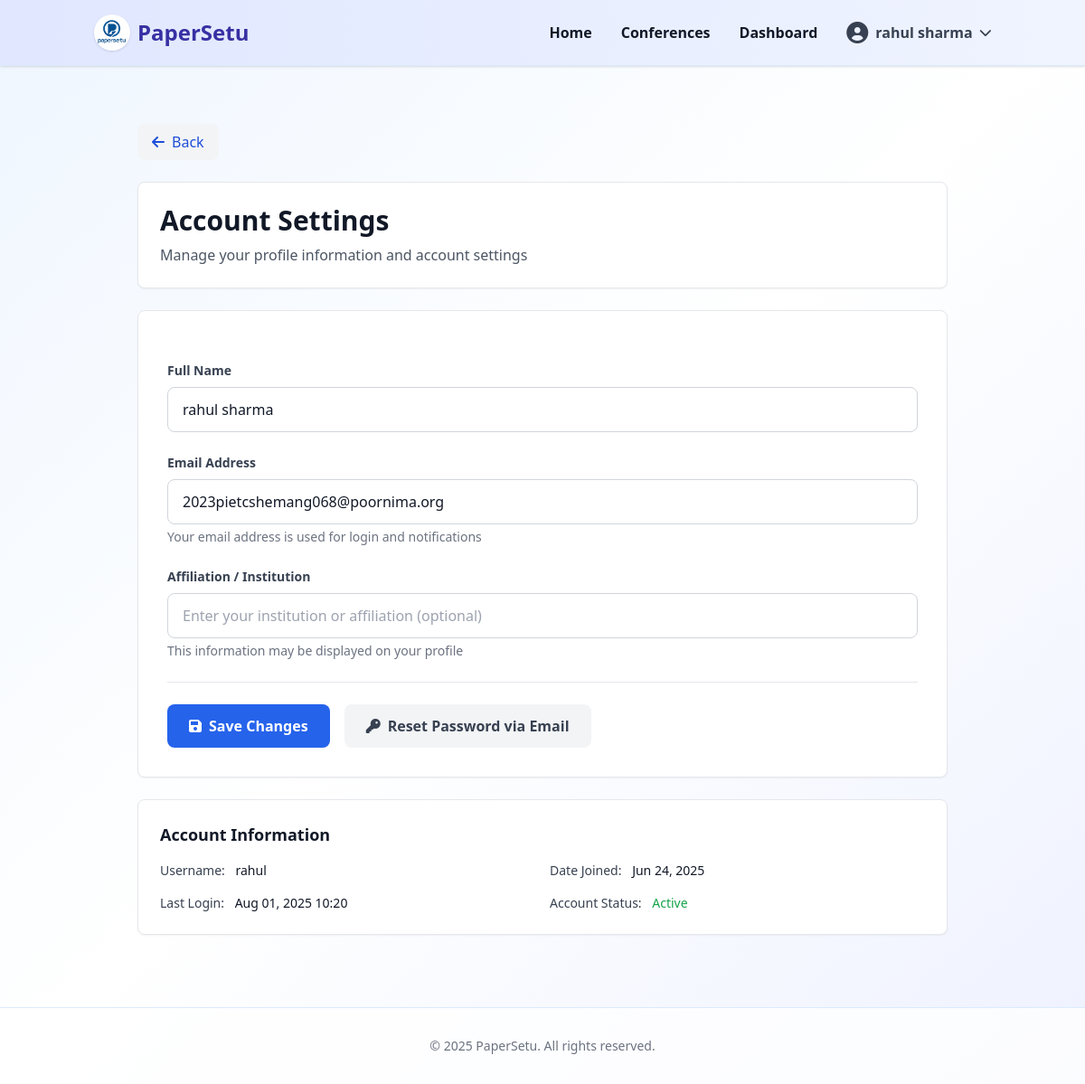
The app's page /dashboard/settings/ (signed in), older data.
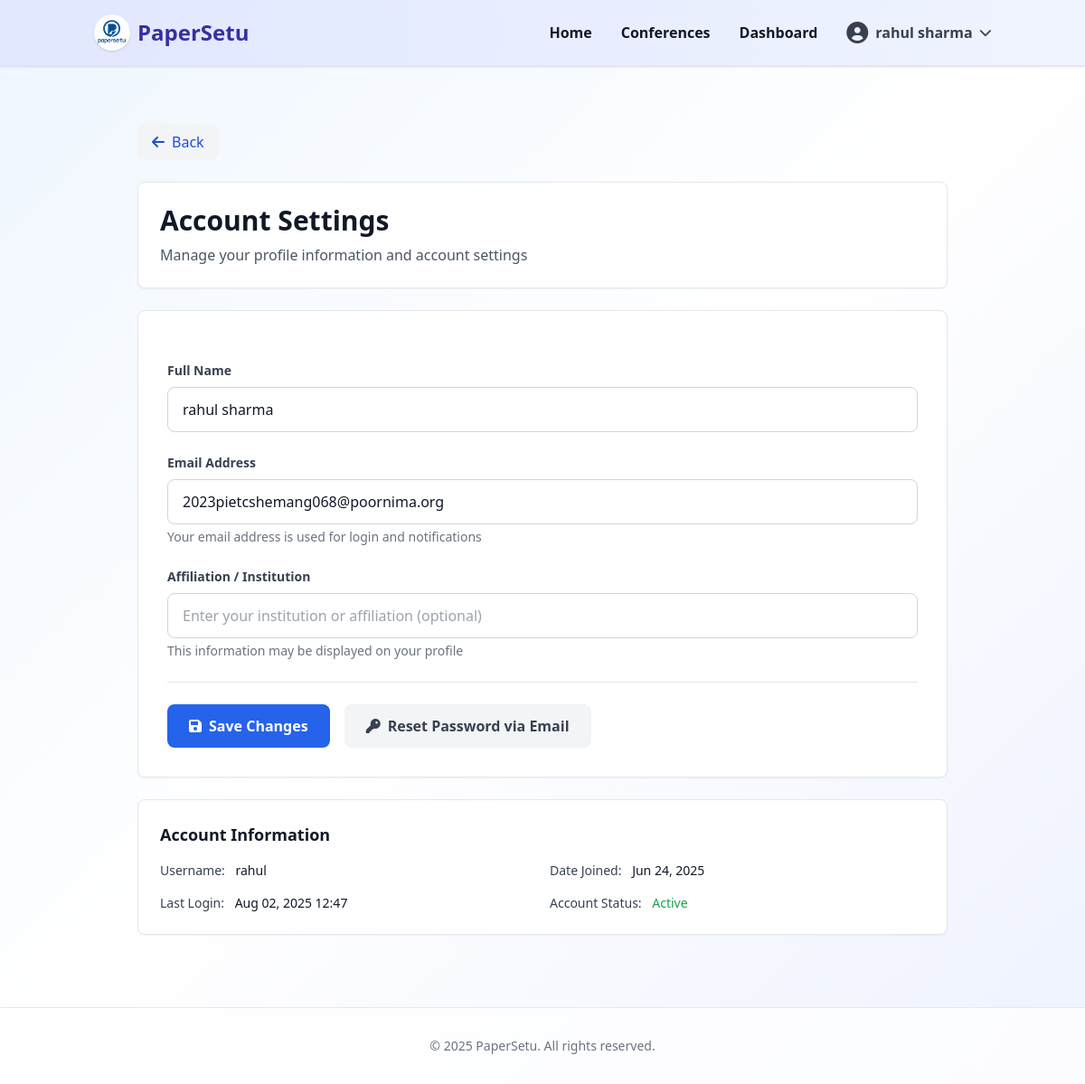
The same page, newer data.
### accounts/models.py (models this page shows, shortened)
class User(AbstractUser):
    email = models.EmailField(unique=True)
    is_verified = models.BooleanField(default=False)
    otp = models.CharField(max_length=6, blank=True, null=True)
    otp_created_at = models.DateTimeField(blank=True, null=True)

### dashboard/views.py (the view, shortened to what this page needs)
# urls.py: path('settings/', views.user_settings, name='settings'),
@login_required
def user_settings(request):
    storage = messages.get_messages(request)
    storage.used = True  # Mark all messages as used to clear them
    return render(request, 'dashboard/settings.html', {'user': request.user})

### templates/dashboard/settings.html (shortened to what this page needs)
{% extends 'dashboard/dashboard.html' %}
{% load static %}
{% block content %}
<div class="max-w-4xl mx-auto">
    <button type="button" onclick="window.history.back()" class="mb-6 w-max px-4 py-2 bg-gray-100 hover:bg-blue-100 text-blue-700 rounded-lg flex items-center gap-2 transition-colors">
        <i class="fas fa-arrow-left"></i> Back
    </button>
    <div class="bg-white rounded-lg shadow-sm border border-gray-200 p-6 mb-6">
        <h1 class="text-3xl font-bold text-gray-900 mb-2">Account Settings</h1>
        <p class="text-gray-600">Manage your profile information and account settings</p>
    </div>
    <div class="bg-white rounded-lg shadow-sm border border-gray-200 p-8">
        <form method="post" class="space-y-6">
            <div>
                <label class="block text-sm font-semibold text-gray-700 mb-2">Full Name</label>
                <input type="text"
                       name="full_name"
                       value="{{ user.get_full_name }}"
                       class="w-full px-4 py-3 border border-gray-300 rounded-lg focus:ring-2 focus:ring-blue-500 focus:border-transparent transition-colors"
                       placeholder="Enter your full name">
            </div>
            <div>
                <label class="block text-sm font-semibold text-gray-700 mb-2">Email Address</label>
                <input type="email"
                       name="email"
                       value="{{ user.email }}"
                       class="w-full px-4 py-3 border border-gray-300 rounded-lg focus:ring-2 focus:ring-blue-500 focus:border-transparent transition-colors"
                       placeholder="Enter your email address">
                <p class="mt-1 text-sm text-gray-500">Your email address is used for login and notifications</p>
            </div>
            <div>
                <label class="block text-sm font-semibold text-gray-700 mb-2">Affiliation / Institution</label>
                <input type="text"
                       name="affiliation"
                       value="{% if user.profile.affiliation %}{{ user.profile.affiliation }}{% endif %}"
                       class="w-full px-4 py-3 border border-gray-300 rounded-lg focus:ring-2 focus:ring-blue-500 focus:border-transparent transition-colors"
                       placeholder="Enter your institution or affiliation (optional)">
                <p class="mt-1 text-sm text-gray-500">This information may be displayed on your profile</p>
            </div>
            <div class="flex gap-4 pt-6 border-t border-gray-200">
                <button type="submit"
                        class="bg-blue-600 text-white px-6 py-3 rounded-lg font-semibold hover:bg-blue-700 transition-colors focus:outline-none focus:ring-2 focus:ring-blue-500 focus:ring-offset-2">
                    <i class="fas fa-save mr-2"></i>Save Changes
                </button>
                <a href="{% url 'accounts:password_reset_request' %}"
                   class="bg-gray-100 text-gray-700 px-6 py-3 rounded-lg font-semibold hover:bg-gray-200 transition-colors focus:outline-none focus:ring-2 focus:ring-gray-500 focus:ring-offset-2">
                    <i class="fas fa-key mr-2"></i>Reset Password via Email
                </a>
            </div>
        </form>
    </div>
    <div class="bg-white rounded-lg shadow-sm border border-gray-200 p-6 mt-6">
        <h3 class="text-lg font-semibold text-gray-900 mb-4">Account Information</h3>
        <div class="grid grid-cols-1 md:grid-cols-2 gap-4 text-sm">
            <div>
                <span class="font-medium text-gray-700">Username:</span>
                <span class="text-gray-900 ml-2">{{ user.username }}</span>
            </div>
            <div>
                <span class="font-medium text-gray-700">Date Joined:</span>
                <span class="text-gray-900 ml-2">{{ user.date_joined|date:"M d, Y" }}</span>
            </div>
            <div>
                <span class="font-medium text-gray-700">Last Login:</span>
                <span class="text-gray-900 ml-2">{{ user.last_login|date:"M d, Y H:i"|default:"Never" }}</span>
            </div>
            <div>
                <span class="font-medium text-gray-700">Account Status:</span>
                <span class="text-green-600 ml-2 font-medium">Active</span>
            </div>
        </div>
    </div>
</div>
{% endblock %}

### templates/dashboard/dashboard.html (shortened to what this page needs)
{% load static %}
{% load conference_extras %}
<!DOCTYPE html>
<html lang="en">
<head>
    <script src="https://cdn.tailwindcss.com"></script>
    <link href="https://cdnjs.cloudflare.com/ajax/libs/font-awesome/6.0.0/css/all.min.css" rel="stylesheet">
</head>
<body class="bg-gradient-to-br from-blue-50 via-white to-indigo-50 min-h-screen text-gray-900">
    <nav class="gradient-header shadow mb-8 border-b border-blue-100">
        <div class="container mx-auto px-4 py-4 flex justify-between items-center">
            <div class="flex items-center gap-2">
                <img src="{% static 'images/LOGO BG.png' %}" alt="PaperSetu Logo" class="w-10 h-10 rounded-full shadow bg-white">
                <span class="text-2xl font-bold text-indigo-800">PaperSetu</span>
            </div>
            <ul class="flex items-center gap-8 text-base font-semibold">
                <li><a href="/" class="hover:text-blue-600 transition">Home</a></li>
                <li><a href="/conference/" class="hover:text-blue-600 transition">Conferences</a></li>
                <li><a href="/dashboard/" class="hover:text-blue-600 transition">Dashboard</a></li>
                <li class="relative" x-data="{ open: false }">
                    <button @click="open = !open" class="flex items-center space-x-2 text-gray-700 hover:text-blue-600 transition-colors font-semibold">
                        <i class="fas fa-user-circle text-2xl"></i>
                        <span>{{ user.get_full_name|default:user.username }}</span>
                        <i class="fas fa-chevron-down text-sm"></i>
                    </button>
                </li>
            </ul>
        </div>
    </nav>
    <main class="container mx-auto px-4 py-8">
        {% block content %}{% endblock %}
    </main>
    <footer class="w-full bg-white/80 border-t border-blue-100 py-8 mt-12 text-center text-gray-500 text-sm">
        &copy; {% now "Y" %} PaperSetu. All rights reserved.
    </footer>
</body>
</html>

### templates/dashboard/dashboard.html (style rules this page uses)
.gradient-header { background: linear-gradient(90deg, #e0e7ff 0%, #f0f4ff 100%); }

Row changes from the older to the newer data that the page shows:
changed User "rahul sharma": last_login "Aug 01, 2025 10:20" → "Aug 02, 2025 12:47"
